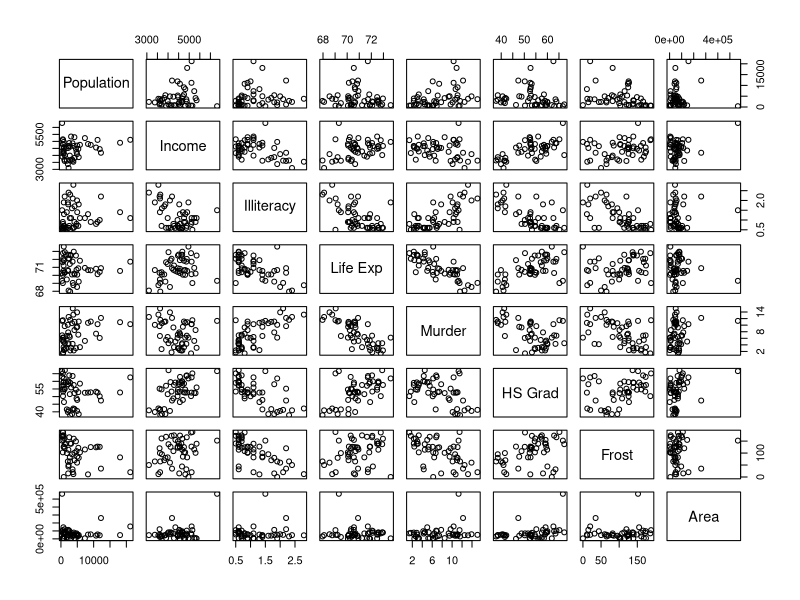
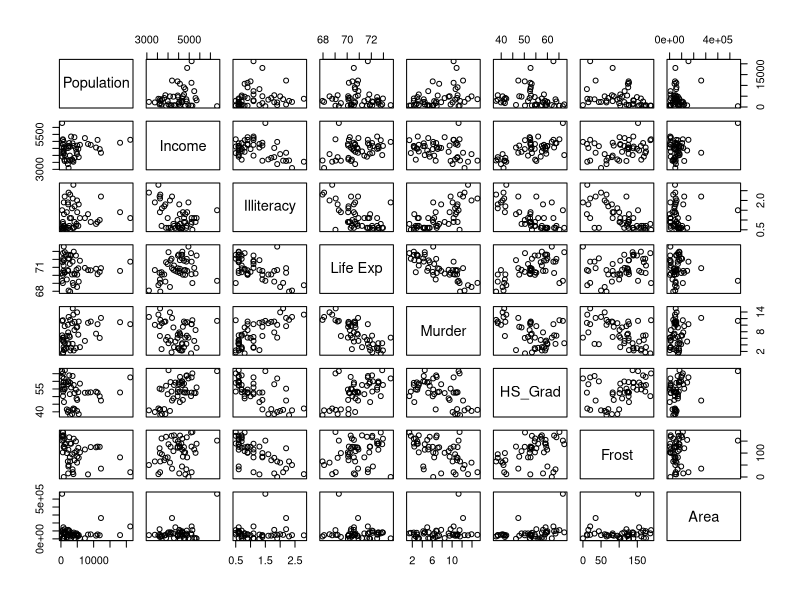
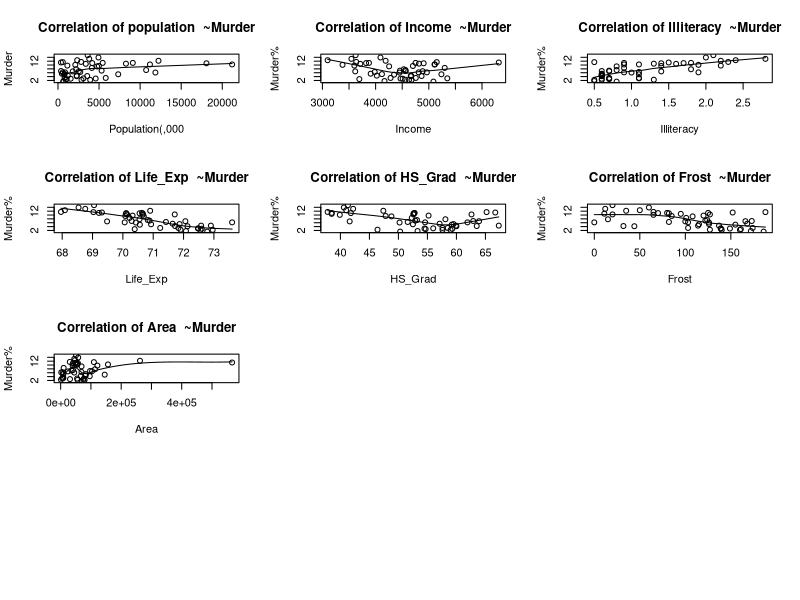
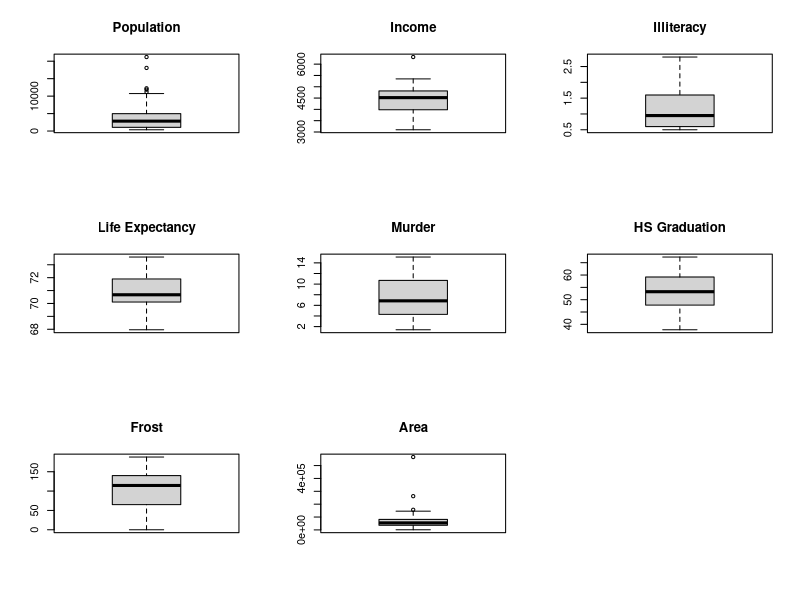
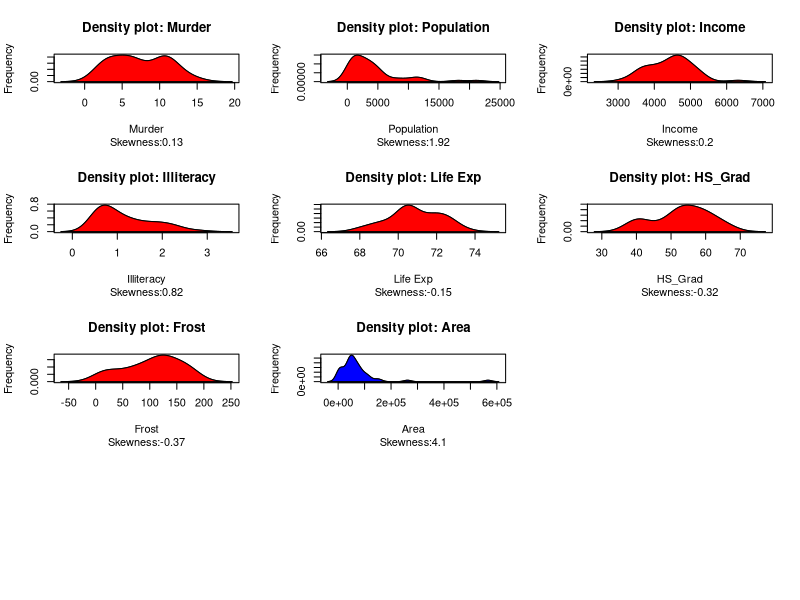
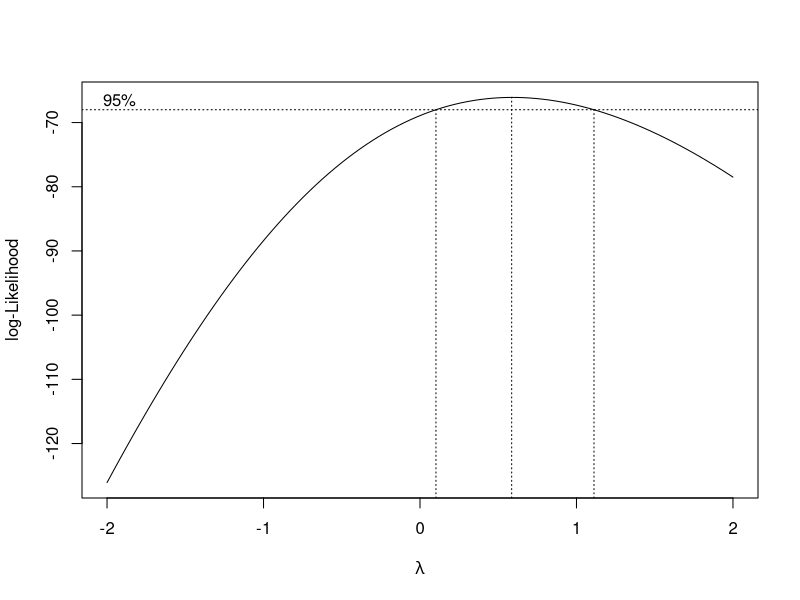
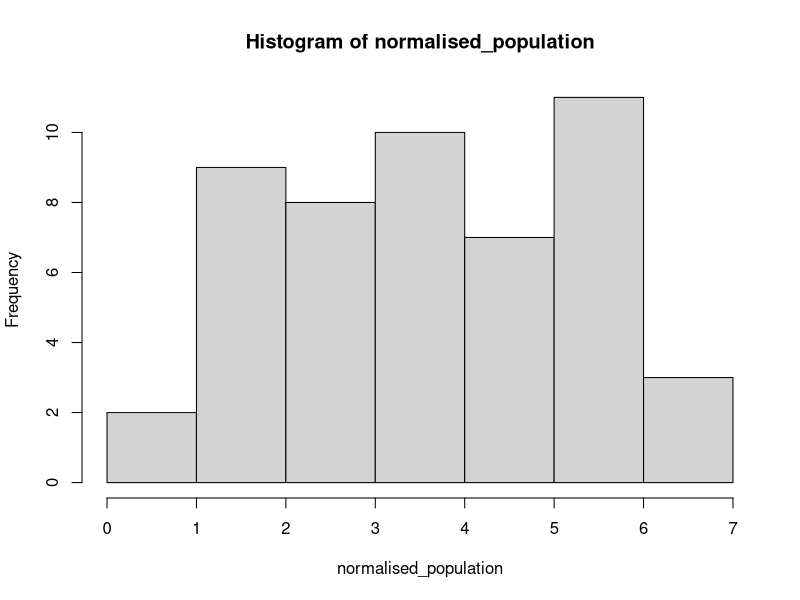

Here is the R script that generated these plots, in order:
state_data <- as.data.frame(state.x77)
state_data
View(state_data)
pairs(state_data)
cor(state_data)

names(state_data)[names(state_data) == "Life exp"] <- "Life_Exp"
names(state_data)[names(state_data) == "HS Grad"] <- "HS_Grad"
state_data

library(e1071)
windows(20,12)
pairs(state_data, smooth=FALSE, scale=FALSE, density=TRUE,ellipses=FALSE, method="spearman",
      pch=21, lm=FALSE,cor=TRUE, jiggle =FALSE, factor=2, hist.col=4,stars=TRUE,ci =TRUE)
warnings()

windows(20.12)
par(mfrow=c(4,3))
scatter.smooth(x=state_data$Population, y=state_data$Murder,
               main="Correlation of population  ~Murder",
               xlab="Population(,000",
               ylab="Murder")
scatter.smooth(x=state_data$Income, y=state_data$Murder,
               main="Correlation of Income  ~Murder",
               xlab="Income",
               ylab="Murder%")
scatter.smooth(x=state_data$Illiteracy, y=state_data$Murder,
               main="Correlation of Illiteracy  ~Murder",
               xlab="Illiteracy",
               ylab="Murder%")
scatter.smooth(x=state_data$`Life Exp`, y=state_data$Murder,
               main="Correlation of Life_Exp  ~Murder",
               xlab="Life_Exp",
               ylab="Murder%")
scatter.smooth(x=state_data$HS_Grad, y=state_data$Murder,
               main="Correlation of HS_Grad  ~Murder",
               xlab="HS_Grad",
               ylab="Murder%")
scatter.smooth(x=state_data$Frost, y=state_data$Murder,
               main="Correlation of Frost  ~Murder",
               xlab="Frost",
               ylab="Murder%")
scatter.smooth(x=state_data$Area, y=state_data$Murder,
               main="Correlation of Area  ~Murder",
               xlab="Area",
               ylab="Murder%")
View(state_data)

cor(state_data)
paste("Correlation for murder and forst:",round(cor(state_data$Murder,state_data$Frost),2))
paste("Correlation for murder and population:",round(cor(state_data$Murder,state_data$Population),2))
paste("Correlation for murder and income:",round(cor(state_data$Murder,state_data$Income),2))
paste("Correlation for murder and illiteracy:",round(cor(state_data$Murder,state_data$Illiteracy),2))
paste("Correlation for murder and Life Exp:",round(cor(state_data$Murder,state_data$`Life Exp`),2))
paste("Correlation for murder and hs_grad:",round(cor(state_data$Murder,state_data$HS_Grad),2))
paste("Correlation for murder and area:",round(cor(state_data$Murder,state_data$Area),2))

windows(16,20)
par(mfrow = c(3, 3))
boxplot(state_data$Population, main = "Population")
boxplot(state_data$Income, main = "Income")
boxplot(state_data$Illiteracy, main = "Illiteracy")
boxplot(state_data$`Life Exp`, main = "Life Expectancy")
boxplot(state_data$Murder, main = "Murder")
boxplot(state_data$HS_Grad, main = "HS Graduation")
boxplot(state_data$Frost, main = "Frost")
boxplot(state_data$Area, main = "Area")

outlier_values <-boxplot.stats(state_data$Population)$out
paste0("Population outliers:", paste0(outlier_values, sep=", "))

states<-subset(state_data,
               state_data$Population!=9111 
               &state_data$Population!=10735)

outlier_income<- boxplot.stats(state_data$Income)$out

library(e1071)
windows(20,12)
par(mfrow=c(4,3))
 plot(density(state_data$Murder),
      main = "Density plot: Murder",
      ylab = "Frequency", xlab = "Murder",
      sub= paste0("Skewness:", round(e1071::skewness(state_data$Murder), 2)))
      polygon(density(state_data$Murder), col = "red")
      
      plot(density(state_data$Population),
           main = "Density plot: Population",
           ylab = "Frequency", xlab = "Population",
           sub= paste0("Skewness:", round(e1071::skewness(state_data$Population), 2)))
      polygon(density(state_data$Population), col = "red")
      
      plot(density(state_data$Income),
           main = "Density plot: Income",
           ylab = "Frequency", xlab = "Income",
           sub= paste0("Skewness:", round(e1071::skewness(state_data$Income), 2)))
      polygon(density(state_data$Income), col = "red")
      
      plot(density(state_data$Illiteracy),
           main = "Density plot: Illiteracy",
           ylab = "Frequency", xlab = "Illiteracy",
           sub= paste0("Skewness:", round(e1071::skewness(state_data$Illiteracy), 2)))
      polygon(density(state_data$Illiteracy), col = "red")
      plot(density(state_data$`Life Exp`),
           main = "Density plot: Life Exp",
           ylab = "Frequency", xlab = "Life Exp",
           sub= paste0("Skewness:", round(e1071::skewness(state_data$`Life Exp`), 2)))
      polygon(density(state_data$`Life Exp`), col = "red")
      plot(density(state_data$HS_Grad),
           main = "Density plot: HS_Grad",
           ylab = "Frequency", xlab = "HS_Grad",
           sub= paste0("Skewness:", round(e1071::skewness(state_data$HS_Grad), 2)))
      polygon(density(state_data$HS_Grad), col = "red")
      
      plot(density(state_data$Frost),
           main = "Density plot: Frost",
           ylab = "Frequency", xlab = "Frost",
           sub= paste0("Skewness:", round(e1071::skewness(state_data$Frost), 2)))
      polygon(density(state_data$Frost), col = "red")
      
      plot(density(state_data$Area),
           main = "Density plot: Area",
           ylab = "Frequency", xlab = "Area",
           sub= paste0("Skewness:", round(e1071::skewness(state_data$Area), 2)))
      polygon(density(state_data$Area), col = "blue")

#skewness of less than (<) -1 or greater than(>)1 = highly skewed
#-1 to -0.5 and 0.5 to 1 = moderately skewed
# skewness of -0.5 to 0.5 = approx symmetrical

paste("Skewness for Population :", round(e1071::skewness(state_data$Population),2))
paste("Skewness for Income :", round(e1071::skewness(state_data$Income),2))
paste("Skewness for Illiteracy :", round(e1071::skewness(state_data$Illiteracy),2))
paste("Skewness for Life exp :", round(e1071::skewness(state_data$`Life Exp`),2))
paste("Skewness for murder :", round(e1071::skewness(state_data$Murder),2))
paste("Skewness for HS_Grad :", round(e1071::skewness(state_data$HS_Grad),2))
paste("Skewness for Frost :", round(e1071::skewness(state_data$Frost),2))
paste("Skewness for Area :", round(e1071::skewness(state_data$Area),2))

shapiro.test(state_data$Population)
shapiro.test(state_data$Income)
shapiro.test(state_data$Illiteracy)
shapiro.test(state_data$`Life Exp`)
shapiro.test(state_data$Murder)
shapiro.test(state_data$HS_Grad)
shapiro.test(state_data$Frost)
shapiro.test(state_data$Area)

install.packages("MASS")
library(MASS)
attach(state_data)
windows(20,12)
box_cox_transform<- boxcox(Murder~Population)
box_cox_transform
lamda <- box_cox_transform$x[which.max(box_cox_transform$y)]
lamda
normalised_population<-(Murder^lamda-1)/lamda
normalised_population

hist(normalised_population)
shapiro.test(normalised_population)

state_data$Population_new <- normalised_population
shapiro.test(state_data$Population_new)
View(state_data)
state_data$Illiteracy_new <- normalised_population
shapiro.test(state_data$Illiteracy_new)
state_data$Income_new <- normalised_population
shapiro.test(state_data$Income_new)
state_data$Murder_new <- normalised_population
shapiro.test(state_data$Murder_new)
state_data$HS_Grad_new <- normalised_population
shapiro.test(state_data$HS_Grad_new)
state_data$Frost_new <- normalised_population
shapiro.test(state_data$Frost_new)
state_data$Area_new <- normalised_population
shapiro.test(state_data$Area_new)

str(state_data)
attach(state_data)
model_1<- lm(Murder~Population_new+
               Income+Illiteracy_new+
               `Life Exp`+HS_Grad_new+Area+Frost)
model_1

summary(model_1)






